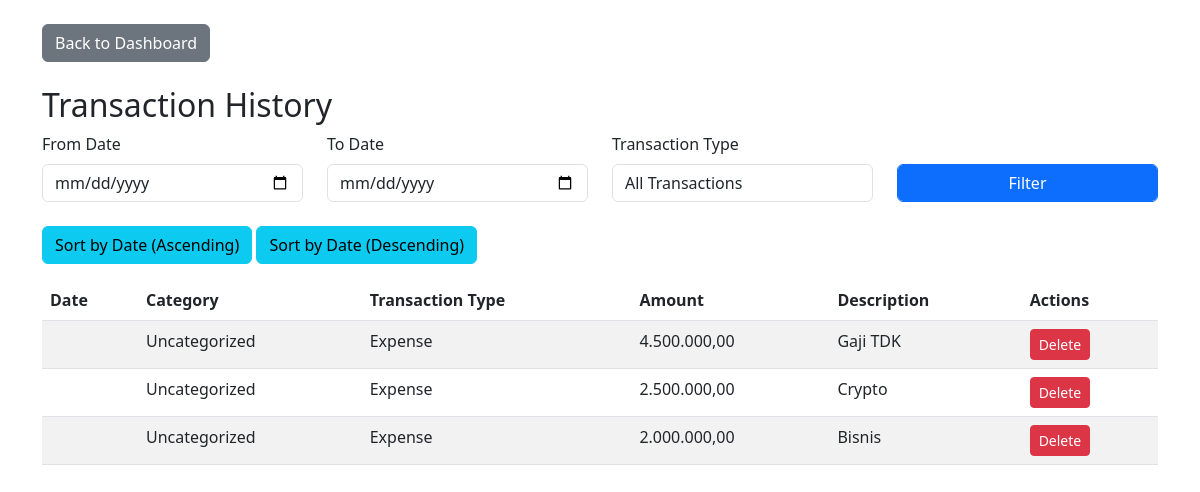
The app's page /transaction_history.php (signed in), older data.
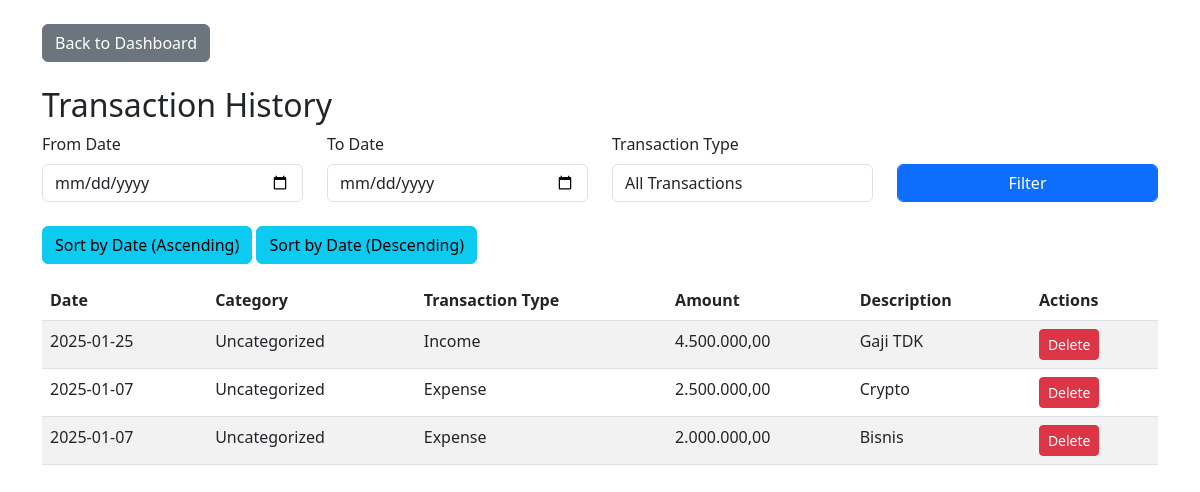
The same page, newer data.
### tables this page shows
CREATE TABLE `transactions` (
  `id` int(11) NOT NULL,
  `user_id` int(11) NOT NULL,
  `category_id` int(11) DEFAULT NULL,
  `type_id` int(11) NOT NULL,
  `amount` decimal(10,2) NOT NULL,
  `description` text DEFAULT NULL,
  `transaction_date` date NOT NULL,
  `created_at` timestamp NOT NULL DEFAULT current_timestamp()
);

### transaction_history.php (the view, shortened to what this page needs)
<?php
require_once 'db/db.php';
$filter_query = "";
$order_by = "transaction_date DESC";
$transactions = mysqli_query($koneksi, "
    SELECT
        id,
        transaction_date,
        amount,
        description,
        type_id,
        (SELECT name FROM categories WHERE id = category_id) as category_name
    FROM
        transactions
    WHERE
        1 $filter_query
    ORDER BY
        $order_by
");
?>
<!DOCTYPE html>
<html lang="en">
<head>
    <link href="https://cdn.jsdelivr.net/npm/bootstrap@5.3.0-alpha1/dist/css/bootstrap.min.css" rel="stylesheet">
</head>
<body>
<div class="container mt-4">
        <a href="dashboard.php" class="btn btn-secondary mb-4">Back to Dashboard</a>
        <h2>Transaction History</h2>
        <form method="POST" class="mb-4">
            <div class="row align-items-end">
                <div class="col-md-3">
                    <label for="from_date" class="form-label">From Date</label>
                    <input type="date" id="from_date" name="from_date" class="form-control">
                </div>
                <div class="col-md-3">
                    <label for="to_date" class="form-label">To Date</label>
                    <input type="date" id="to_date" name="to_date" class="form-control">
                </div>
                <div class="col-md-3">
                    <label for="transaction_type" class="form-label">Transaction Type</label>
                    <select id="transaction_type" name="transaction_type" class="form-control">
                        <option value="">All Transactions</option>
                    </select>
                </div>
                <div class="col-md-3">
                    <button type="submit" class="btn btn-primary form-control">Filter</button>
                </div>
            </div>
        </form>
        <div class="mb-3">
            <a href="transaction_history.php?sort_order=asc" class="btn btn-info">Sort by Date (Ascending)</a>
            <a href="transaction_history.php?sort_order=desc" class="btn btn-info">Sort by Date (Descending)</a>
        </div>
        <table class="table table-striped">
            <thead>
                <tr>
                    <th>Date</th>
                    <th>Category</th>
                    <th>Transaction Type</th>
                    <th>Amount</th>
                    <th>Description</th>
                    <th>Actions</th>
                </tr>
            </thead>
            <tbody>
                <?php while ($row = mysqli_fetch_assoc($transactions)): ?>
                    <tr class="<?php echo $row['type_id'] == 1 ? 'income-row' : 'expense-row'; ?>">
                        <td><?php echo $row['transaction_date']; ?></td>
                        <td><?php echo $row['category_name'] ?? 'Uncategorized'; ?></td>
                        <td><?php echo $row['type_id'] == 1 ? 'Income' : 'Expense'; ?></td>
                        <td><?php echo number_format($row['amount'], 2, ',', '.'); ?></td>
                        <td><?php echo $row['description']; ?></td>
                        <td>
                            <a href="transaction_history.php?delete_id=<?php echo $row['id']; ?>" class="btn btn-danger btn-sm" onclick="return confirm('Are you sure you want to delete this transaction?')">Delete</a>
                        </td>
                    </tr>
                <?php endwhile; ?>
            </tbody>
        </table>
    </div>
</body>
</html>

### transaction_history.php (style rules this page uses)
.income-row { background-color: #d4edda; }
.expense-row { background-color: #f8d7da; }

Row changes from the older to the newer data that the page shows:
removed transactions: category_name "Uncategorized", shows "Expense", amount "4.500.000,00", description "Gaji TDK"
removed transactions: category_name "Uncategorized", shows "Expense", amount "2.500.000,00", description "Crypto"
removed transactions: category_name "Uncategorized", shows "Expense", amount "2.000.000,00", description "Bisnis"
added transactions: transaction_date "2025-01-25", category_name "Uncategorized", shows "Income", amount "4.500.000,00", description "Gaji TDK"
added transactions: transaction_date "2025-01-07", category_name "Uncategorized", shows "Expense", amount "2.500.000,00", description "Crypto"
added transactions: transaction_date "2025-01-07", category_name "Uncategorized", shows "Expense", amount "2.000.000,00", description "Bisnis"
